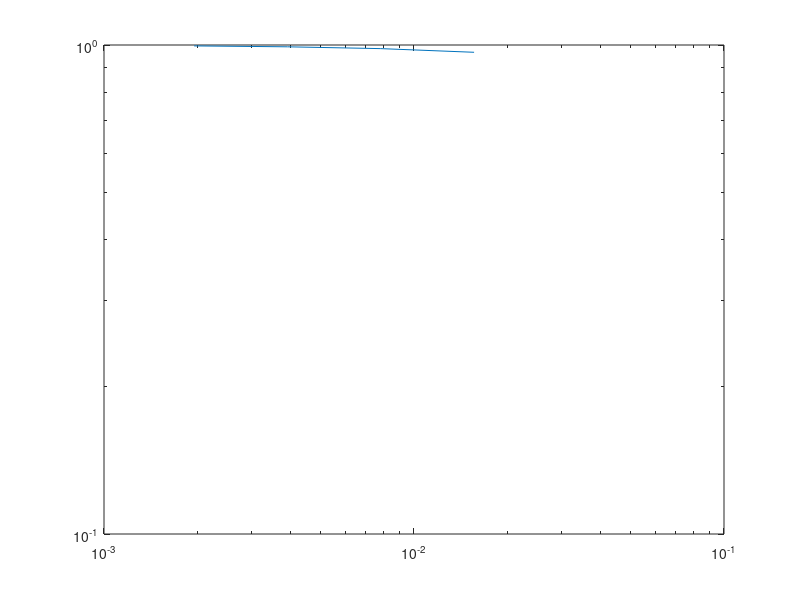

MATLAB code to generate this figure:
clear all
clc
h_results = [];
error_results = [];
A = [1/64 1/128 1/256 1/512];
for h = A

x = (h:h:(1-h))';   % interior pts

m = length(x);

e = ones(1, m)';
Dxx = spdiags([e -2*e e], [-1 0 1], m, m);
Dxx = Dxx/h^2;
% RHS function
f = (-1-pi^2)*cos(pi*x);
% exact soln for comparing/plotting
u_exact = cos(pi*x);
% solve Dxx*U = F for U
u_approx = (Dxx-eye(m)) \ f;
h_results = [h_results h];
error_results = [error_results norm(u_approx - u_exact, inf)];
end
loglog(h_results,error_results)
